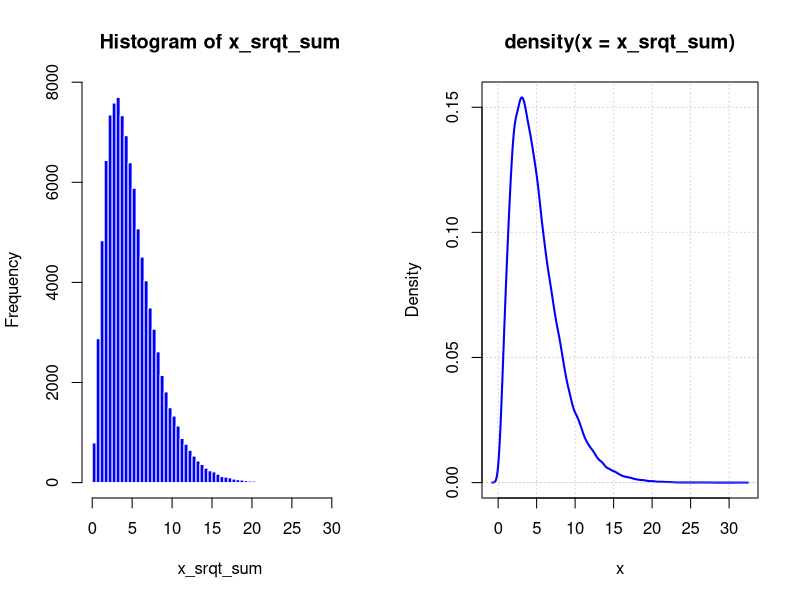
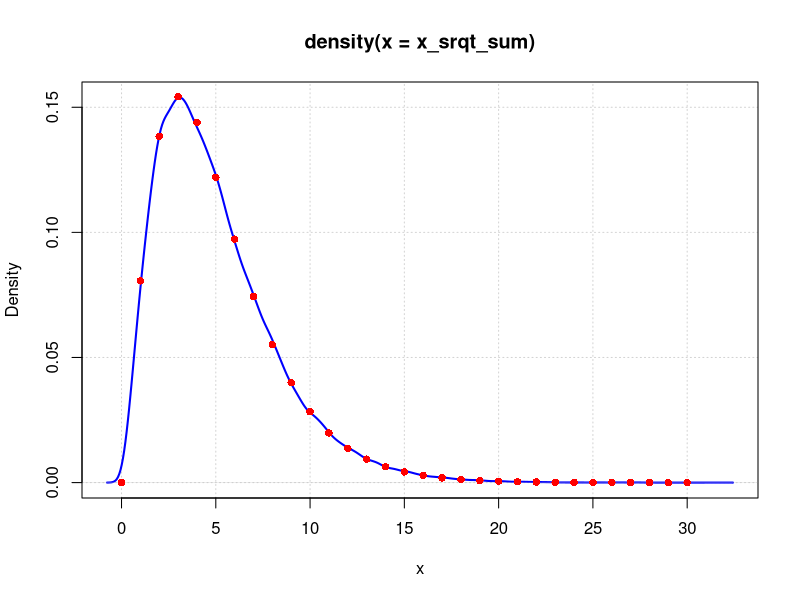
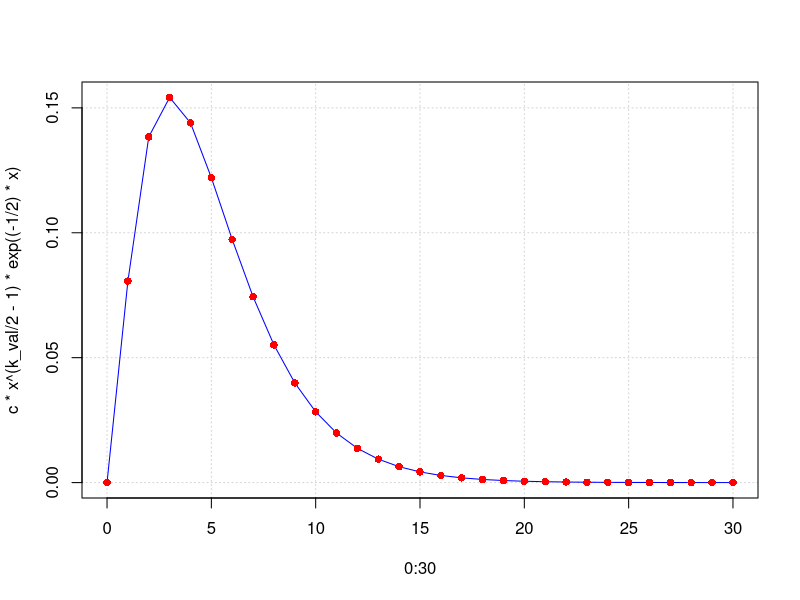
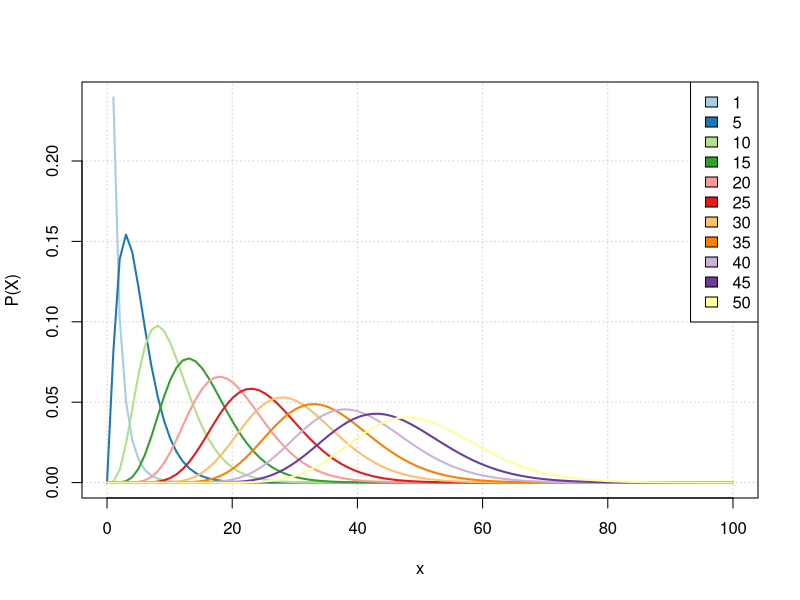

R code for these plots, in order:
## ---- chunk 1
apropos("chisq$")
## ---- chunk 2
#-----------------------------------------------------------------------
# Using the replicate() function and the rnorm() function, create 100000 
# samples of size k_val taken from a 
# normal distribution with population mean 0 and standard deviation 1
#-----------------------------------------------------------------------
k_val <- 5
n <- 100000
x_val <- replicate(n, rnorm(5, mean = 0, sd = 1))

#-----------------------------------------------------------------------
# Using *colSums()*, compute, for each sample, the sum of the squares.
#-----------------------------------------------------------------------
x_srqt_sum <- colSums(x_val^2)
par(mfrow=c(1,2))

#-----------------------------------------------------------------------
# Draw the distribution of the obtained dataset.
#-----------------------------------------------------------------------

hist(x_srqt_sum, 
     col="blue", 
     border = "white", 
     breaks = 100)
plot(density(x_srqt_sum), 
     lwd=2, 
     col="blue", 
     panel.first=grid(),
     xlab="x")

#-----------------------------------------------------------------------
# Using the *dchisq* function, check that the obtained distribution is 
# well modeled by the $\chi^2$ distribution.
#-----------------------------------------------------------------------
par(mfrow=c(1,1))
plot(density(x_srqt_sum), 
     lwd=2, 
     col="blue", 
     panel.first=grid(),
     xlab="x")
points(0:30,
       dchisq(0:30, df=k_val),
       col="red",
       lw=2,
       pch=16)

## ---- chunk 3
x <- 0:30
c = 1/(2^(k_val/2)*gamma(k_val/2)) 
c*x^(k_val/2-1)*exp(-1/2*x)
plot(0:30, c*x^(k_val/2-1)*exp((-1/2)*x), 
     type="l",
     col="blue",
     panel.first = grid()) 
points(0:30,
       dchisq(0:30, df=k_val),
       col="red",
       lw=2,
       pch=16)
## ---- chunk 4

## Create a color palette
if(!require(RColorBrewer)) install.packages('RColorBrewer')
color_pal <- brewer.pal(11, name = "Paired")


## Compute and draw density diagram of Chi-squared Distribution
# The values taken by k will be successively 1,5,15...50
k_val <- c(1, seq(5, 50, by=5))

# Draw a Chi-squared Distribution for k = 1
xlim <- c(0,100)
i = 1
plot(seq(xlim[1], xlim[2], length.out = 100), 
     dchisq(k_val[i], x=seq(xlim[1], xlim[2], length.out = 100)), 
     type="l", col= color_pal[i], 
     panel.first = grid(),
     lwd=2,
     xlab="x",
     ylab="P(X)"
     )

for(i in 2:length(k_val)){
  points(seq(xlim[1], xlim[2], length.out = 100), 
         dchisq(k_val[i], x=seq(xlim[1], xlim[2], length.out = 100)), 
         type="l", 
         col= color_pal[i],
         lwd=2)
}

legend("topright", 
       legend=k_val, 
       fill=color_pal)
